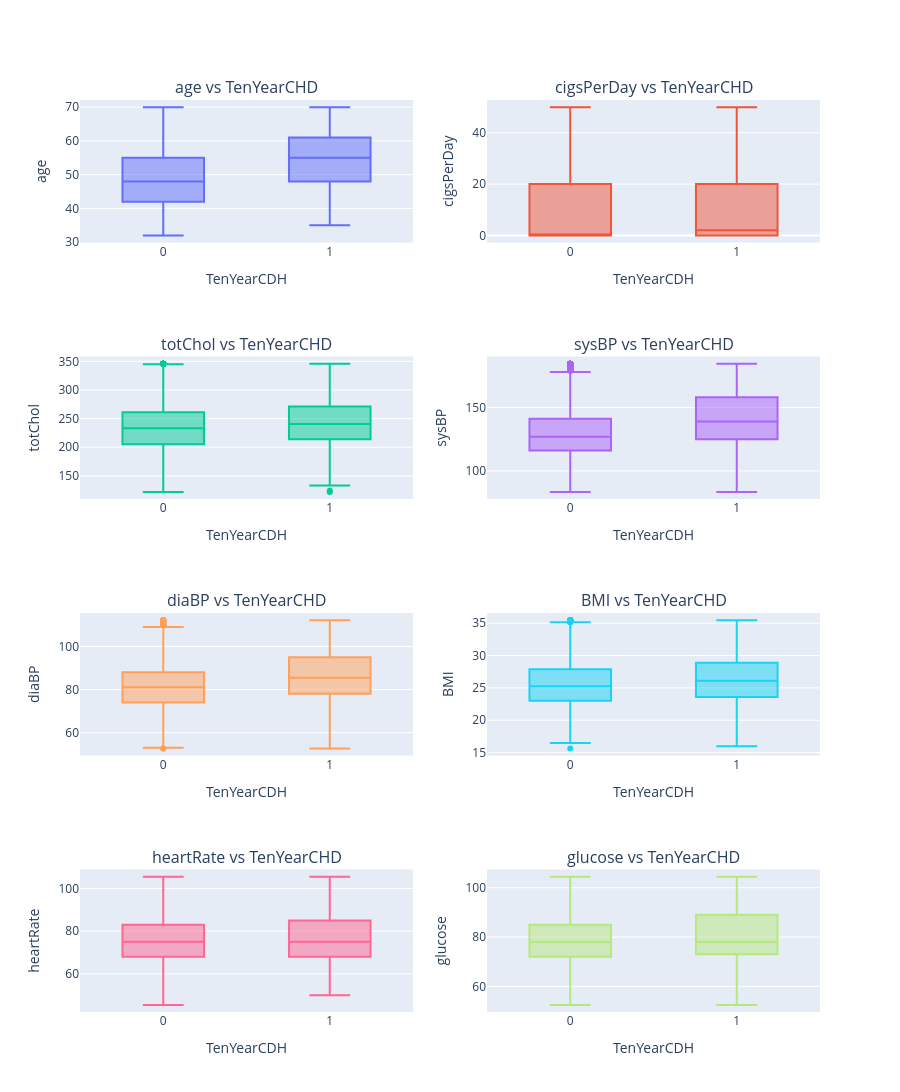

The cell this chart's notebook holds for it:
### Code cell
if df is not None:
    fig = make_subplots(rows=len(numerical_cols)//2 + len(numerical_cols)%2, cols=2, subplot_titles=[f'{col} vs TenYearCHD' for col in numerical_cols])

    for i, col in enumerate(numerical_cols):
        row = (i //2) + 1
        col_idx = (i %2) + 1
        fig.add_trace(go.Box(x=df['TenYearCHD'], y=df[col], name=col, marker_color=px.colors.qualitative.Plotly[i%10]), row=row, col=col_idx)
        fig.update_xaxes(title_text="TenYearCDH", row=row, col=col_idx)
        fig.update_yaxes(title_text=col, row=row, col=col_idx)

    fig.update_layout(height=400 * len(numerical_cols)//2 + len(numerical_cols)%2, showlegend=False,)
    fig.show()
    logging.info("Displayed the box plots to compare the numerical columns with target variable.")

### Figure 1 — Plotly figure (JSON) as saved in the notebook; plotly's stock layout.template omitted (floating-point values rounded to 4 significant figures; data arrays with more than 128 entries replaced by an {"elided": "..."} marker saying what was removed)
{"data": [{"marker": {"color": "#636EFA"}, "name": "age", "type": "box", "x": {"elided": "4238 int values"}, "xaxis": "x", "y": {"elided": "4238 int values"}, "yaxis": "y"}, {"marker": {"color": "#EF553B"}, "name": "cigsPerDay", "type": "box", "x": {"elided": "4238 int values"}, "xaxis": "x2", "y": {"elided": "4238 float values"}, "yaxis": "y2"}, {"marker": {"color": "#00CC96"}, "name": "totChol", "type": "box", "x": {"elided": "4238 int values"}, "xaxis": "x3", "y": {"elided": "4238 float values"}, "yaxis": "y3"}, {"marker": {"color": "#AB63FA"}, "name": "sysBP", "type": "box", "x": {"elided": "4238 int values"}, "xaxis": "x4", "y": {"elided": "4238 float values"}, "yaxis": "y4"}, {"marker": {"color": "#FFA15A"}, "name": "diaBP", "type": "box", "x": {"elided": "4238 int values"}, "xaxis": "x5", "y": {"elided": "4238 float values"}, "yaxis": "y5"}, {"marker": {"color": "#19D3F3"}, "name": "BMI", "type": "box", "x": {"elided": "4238 int values"}, "xaxis": "x6", "y": {"elided": "4238 float values"}, "yaxis": "y6"}, {"marker": {"color": "#FF6692"}, "name": "heartRate", "type": "box", "x": {"elided": "4238 int values"}, "xaxis": "x7", "y": {"elided": "4238 float values"}, "yaxis": "y7"}, {"marker": {"color": "#B6E880"}, "name": "glucose", "type": "box", "x": {"elided": "4238 int values"}, "xaxis": "x8", "y": {"elided": "4238 float values"}, "yaxis": "y8"}], "layout": {"annotations": [{"font": {"size": 16}, "showarrow": false, "text": "age vs TenYearCHD", "x": 0.225, "xanchor": "center", "xref": "paper", "y": 1, "yanchor": "bottom", "yref": "paper"}, {"font": {"size": 16}, "showarrow": false, "text": "cigsPerDay vs TenYearCHD", "x": 0.775, "xanchor": "center", "xref": "paper", "y": 1, "yanchor": "bottom", "yref": "paper"}, {"font": {"size": 16}, "showarrow": false, "text": "totChol vs TenYearCHD", "x": 0.225, "xanchor": "center", "xref": "paper", "y": 0.7188, "yanchor": "bottom", "yref": "paper"}, {"font": {"size": 16}, "showarrow": false, "text": "sysBP vs TenYearCHD", "x": 0.775, "xanchor": "center", "xref": "paper", "y": 0.7188, "yanchor": "bottom", "yref": "paper"}, {"font": {"size": 16}, "showarrow": false, "text": "diaBP vs TenYearCHD", "x": 0.225, "xanchor": "center", "xref": "paper", "y": 0.4375, "yanchor": "bottom", "yref": "paper"}, {"font": {"size": 16}, "showarrow": false, "text": "BMI vs TenYearCHD", "x": 0.775, "xanchor": "center", "xref": "paper", "y": 0.4375, "yanchor": "bottom", "yref": "paper"}, {"font": {"size": 16}, "showarrow": false, "text": "heartRate vs TenYearCHD", "x": 0.225, "xanchor": "center", "xref": "paper", "y": 0.1562, "yanchor": "bottom", "yref": "paper"}, {"font": {"size": 16}, "showarrow": false, "text": "glucose vs TenYearCHD", "x": 0.775, "xanchor": "center", "xref": "paper", "y": 0.1562, "yanchor": "bottom", "yref": "paper"}], "height": 1600, "showlegend": false, "xaxis": {"anchor": "y", "domain": [0, 0.45], "title": {"text": "TenYearCDH"}}, "xaxis2": {"anchor": "y2", "domain": [0.55, 1], "title": {"text": "TenYearCDH"}}, "xaxis3": {"anchor": "y3", "domain": [0, 0.45], "title": {"text": "TenYearCDH"}}, "xaxis4": {"anchor": "y4", "domain": [0.55, 1], "title": {"text": "TenYearCDH"}}, "xaxis5": {"anchor": "y5", "domain": [0, 0.45], "title": {"text": "TenYearCDH"}}, "xaxis6": {"anchor": "y6", "domain": [0.55, 1], "title": {"text": "TenYearCDH"}}, "xaxis7": {"anchor": "y7", "domain": [0, 0.45], "title": {"text": "TenYearCDH"}}, "xaxis8": {"anchor": "y8", "domain": [0.55, 1], "title": {"text": "TenYearCDH"}}, "yaxis": {"anchor": "x", "domain": [0.8438, 1], "title": {"text": "age"}}, "yaxis2": {"anchor": "x2", "domain": [0.8438, 1], "title": {"text": "cigsPerDay"}}, "yaxis3": {"anchor": "x3", "domain": [0.5625, 0.7188], "title": {"text": "totChol"}}, "yaxis4": {"anchor": "x4", "domain": [0.5625, 0.7188], "title": {"text": "sysBP"}}, "yaxis5": {"anchor": "x5", "domain": [0.2812, 0.4375], "title": {"text": "diaBP"}}, "yaxis6": {"anchor": "x6", "domain": [0.2812, 0.4375], "title": {"text": "BMI"}}, "yaxis7": {"anchor": "x7", "domain": [0, 0.1562], "title": {"text": "heartRate"}}, "yaxis8": {"anchor": "x8", "domain": [0, 0.1562], "title": {"text": "glucose"}}}}
